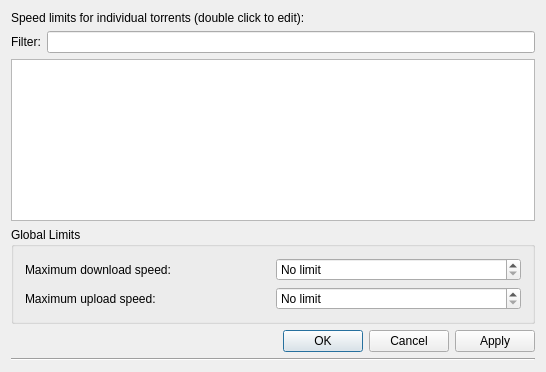
<?xml version="1.0" encoding="UTF-8"?>
<ui version="4.0">
 <class>SpeedLimitsDlg</class>
 <widget class="QDialog" name="SpeedLimitsDlg">
  <property name="geometry">
   <rect>
    <x>0</x>
    <y>0</y>
    <width>546</width>
    <height>372</height>
   </rect>
  </property>
  <property name="windowTitle">
   <string>Speed Limits</string>
  </property>
  <layout class="QVBoxLayout" name="verticalLayout">
   <item>
    <widget class="QLabel" name="m_main_caption">
     <property name="text">
      <string>Speed limits for individual torrents (double click to edit):</string>
     </property>
     <property name="wordWrap">
      <bool>false</bool>
     </property>
    </widget>
   </item>
   <item>
    <layout class="QHBoxLayout" name="horizontalLayout">
     <item>
      <widget class="QLabel" name="label">
       <property name="text">
        <string>Filter:</string>
       </property>
      </widget>
     </item>
     <item>
      <widget class="QLineEdit" name="m_filter">
       <property name="clearButtonEnabled">
        <bool>true</bool>
       </property>
      </widget>
     </item>
    </layout>
   </item>
   <item>
    <widget class="QTreeView" name="m_speed_limits_view">
     <property name="alternatingRowColors">
      <bool>true</bool>
     </property>
     <property name="rootIsDecorated">
      <bool>false</bool>
     </property>
     <property name="allColumnsShowFocus">
      <bool>true</bool>
     </property>
    </widget>
   </item>
   <item>
    <widget class="QGroupBox" name="groupBox">
     <property name="title">
      <string>Global Limits</string>
     </property>
     <layout class="QGridLayout">
      <item row="0" column="0">
       <widget class="QLabel" name="textLabel3">
        <property name="text">
         <string>Maximum download speed:</string>
        </property>
        <property name="wordWrap">
         <bool>false</bool>
        </property>
       </widget>
      </item>
      <item row="0" column="1">
       <widget class="QSpinBox" name="m_download_rate">
        <property name="specialValueText">
         <string>No limit</string>
        </property>
        <property name="suffix">
         <string> KiB/s</string>
        </property>
        <property name="maximum">
         <number>1000000</number>
        </property>
       </widget>
      </item>
      <item row="1" column="0">
       <widget class="QLabel" name="textLabel2">
        <property name="text">
         <string>Maximum upload speed:</string>
        </property>
        <property name="wordWrap">
         <bool>false</bool>
        </property>
       </widget>
      </item>
      <item row="1" column="1">
       <widget class="QSpinBox" name="m_upload_rate">
        <property name="specialValueText">
         <string>No limit</string>
        </property>
        <property name="suffix">
         <string> KiB/s</string>
        </property>
        <property name="maximum">
         <number>1000000</number>
        </property>
       </widget>
      </item>
     </layout>
    </widget>
   </item>
   <item>
    <widget class="QDialogButtonBox" name="m_buttonBox">
     <property name="standardButtons">
      <set>QDialogButtonBox::Apply|QDialogButtonBox::Cancel|QDialogButtonBox::Ok</set>
     </property>
    </widget>
   </item>
   <item>
    <widget class="Line" name="line1">
     <property name="frameShape">
      <enum>QFrame::HLine</enum>
     </property>
     <property name="frameShadow">
      <enum>QFrame::Sunken</enum>
     </property>
    </widget>
   </item>
  </layout>
 </widget>
 <layoutdefault spacing="6" margin="11"/>
 <resources/>
 <connections/>
</ui>
